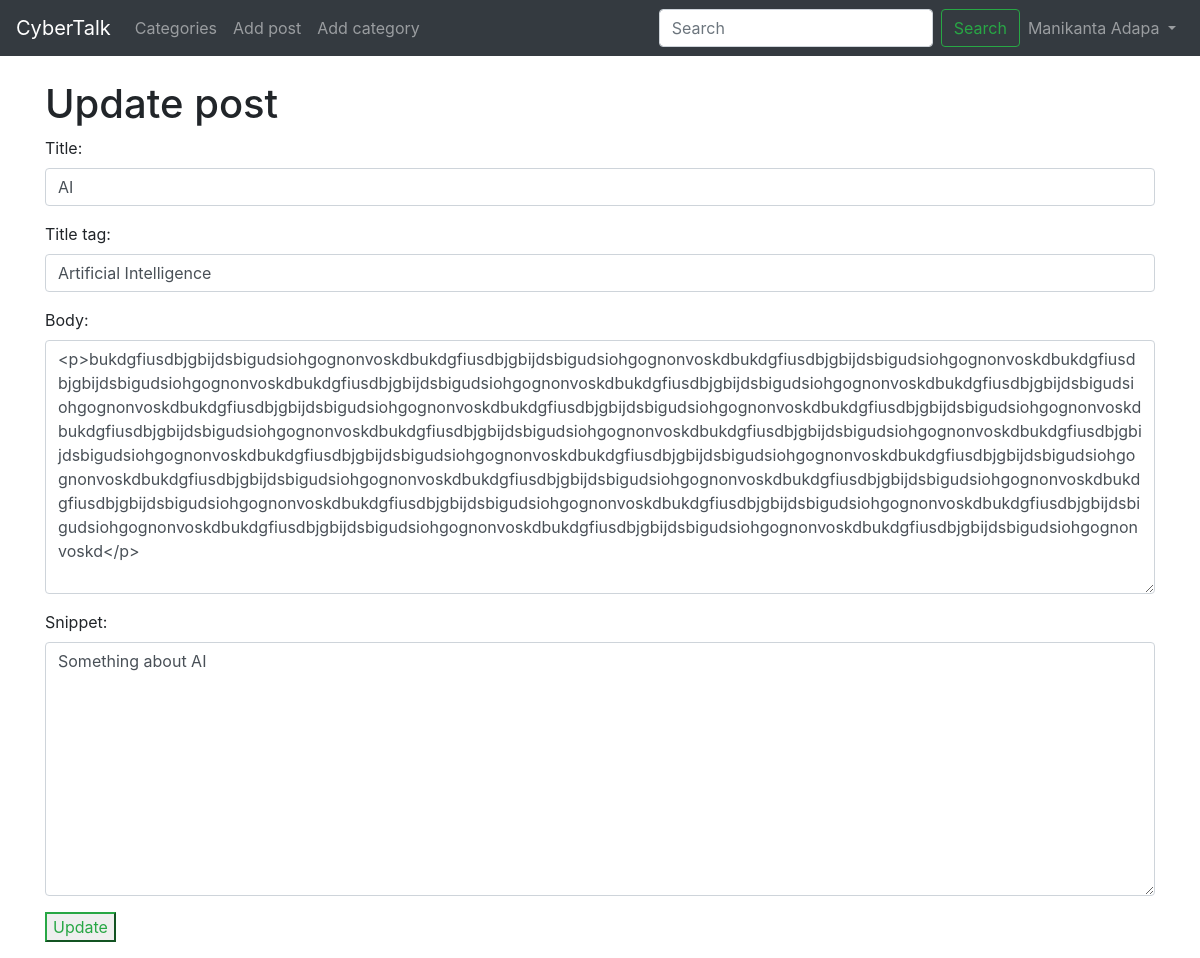
/article/edit/33 (signed in), run on the app's committed database.
### theblog/models.py (models this page shows, shortened)
class Post(models.Model):
    title=models.CharField(max_length=255)
    header_image=models.ImageField(null=True, blank=True,upload_to='images/')
    title_tag=models.CharField(max_length=255)
    author=models.ForeignKey(User, on_delete=models.CASCADE)
    body=RichTextField(blank=True,null=True)
    post_date=models.DateField(auto_now_add=True)
    category=models.CharField(max_length=255)
    snippet=models.CharField(max_length=255)
    likes=models.ManyToManyField(User,related_name='blog_posts')

### theblog/views.py (the view)
# urls.py: path('article/edit/<int:pk>',UpdatePostVew.as_view(),name="update_post"),
class UpdatePostVew(UpdateView):
    model=Post
    template_name='update_post.html'
    form_class=EditForm

### theblog/forms.py
class EditForm(forms.ModelForm):
    class Meta:
        model=Post
        fields=('title','title_tag','body','snippet')
        widgets={
            'title': forms.TextInput(attrs={'class':'form-control', 'placeholder':'Enter here...'}),
            'title_tag': forms.TextInput(attrs={'class':'form-control'}),
            'body': forms.Textarea(attrs={'class':'form-control'}) ,
            'snippet': forms.Textarea(attrs={'class':'form-control'}) ,
        }

### theblog/templates/update_post.html (shortened to what this page needs)
{% extends 'base.html' %}
{% block content %}
{% if user.is_authenticated %}
    {% if user.id == post.author.id%}
        <h1>Update post</h1>
        <div class="form-group">
            <form method="POST">
                {{ form.as_p }}
                <button type="submit" class="btn-outline-success">Update</button>
            </form>
        </div>
    {%else%}
        <h1>You cannot access this page!!</h1>
    {%endif%}
{% else %}
<h3>You cannot access this page.</h3>
{% endif %}
{% endblock %}

### theblog/templates/base.html (shortened to what this page needs)
<!doctype html>
<html lang="en">
<head>
    <link rel="stylesheet" href="https://cdn.jsdelivr.net/npm/bootstrap@4.6.2/dist/css/bootstrap.min.css"
>
</head>
<body>
    <nav class="navbar navbar-expand-lg navbar-dark bg-dark">
        <a class="navbar-brand" href="{% url 'home' %}">CyberTalk</a>
        <div class="collapse navbar-collapse" id="navbarSupportedContent">
            <ul class="navbar-nav mr-auto">
                {% if cat_menu %}
                <li class="nav-item dropdown">
                    <a class="nav-link dropdown-toggle" href="#" role="button" data-toggle="dropdown"
                        aria-expanded="false">
                        Categories
                    </a>
                    <div class="dropdown-menu">
                        {%for item in cat_menu%}
                        <a class="dropdown-item" href="{% url 'category' item|slugify %}">{{item}}</a>
                        {%endfor%}
                    </div>
                </li>
                {% else %}
                <li class="nav-item">
                    <a class="nav-link" href="{% url 'category_list' %}">Categories</a>
                </li>
                {%endif%}
                {% if user.is_authenticated %}
                <li class="nav-item">
                    <a class="nav-link" href="{% url 'add_post' %}">Add post</a>
                </li>
                <li class="nav-item">
                    <a class="nav-link" href="{% url 'add_category' %}">Add category</a>
                </li>
                {% endif %}
            </ul>
            <form class="form-inline my-2 my-lg-0" method=POST action="{% url 'search_view' %}">
                <input class="form-control mr-sm-2" type="search" placeholder="Search" aria-label="Search"
                    name="searched">
                <button class="btn btn-outline-success my-2 my-sm-0" type="submit">Search</button>
                {% if user.is_authenticated %}
                <ul class="navbar-nav ml-auto">
                    <li class="nav-item dropdown">
                        <a class="nav-link dropdown-toggle" href="#" role="button" data-toggle="dropdown"
                            aria-expanded="false">
                            {{user.first_name}} {{user.last_name}}
                        </a>
                    </li>
                </ul>
                {% endif %}
            </form>
        </div>
    </nav>
    <br>
    <div class="container">
        {% block content %}
        {% endblock %}
    </div>
</body>
</html>

### data on the page
Post: title "AI", title_tag "Artificial Intelligence", body "<p>bukdgfiusdbjgbijdsbigudsiohgognonvoskdbukdgfiusdbjgbijdsbigudsiohgognonvoskdbukdgfiusdbjgbijdsbigudsiohgognonvoskdbukdgfiusdbjgbijdsbigudsiohgognonvoskdbukdgfiusdbjgbijdsbigudsiohgognonvoskdbukdgfiusdbjgbijdsbigudsiohgognonvoskdbukdgfiusdbjgbijdsbigudsiohgognonvoskdbukdgfiusdbjgbijdsbigudsiohgognonvoskdbukdgfiusdbjgbijdsbigudsiohgognonvoskdbukdgfiusdbjgbijdsbigudsiohgognonvoskdbukdgfiusdbjgbijdsbigudsiohgognonvoskdbukdgfiusdbjgbijdsbigudsiohgognonvoskdbukdgfiusdbjgbijdsbigudsiohgognonvoskdbukdgfiusdbjgbijdsbigudsiohgognonvoskdbukdgfiusdbjgbijdsbigudsiohgognonvoskdbukdgfiusdbjgbijdsbigudsiohgognonvoskdbukdgfiusdbjgbijdsbigudsiohgognonvoskdbukdgfiusdbjgbijdsbigudsiohgognonvoskdbukdgfiusdbjg…", snippet "Something about AI"

### other printed values
{{ user.first_name }} "Manikanta"
{{ user.last_name }} "Adapa"
